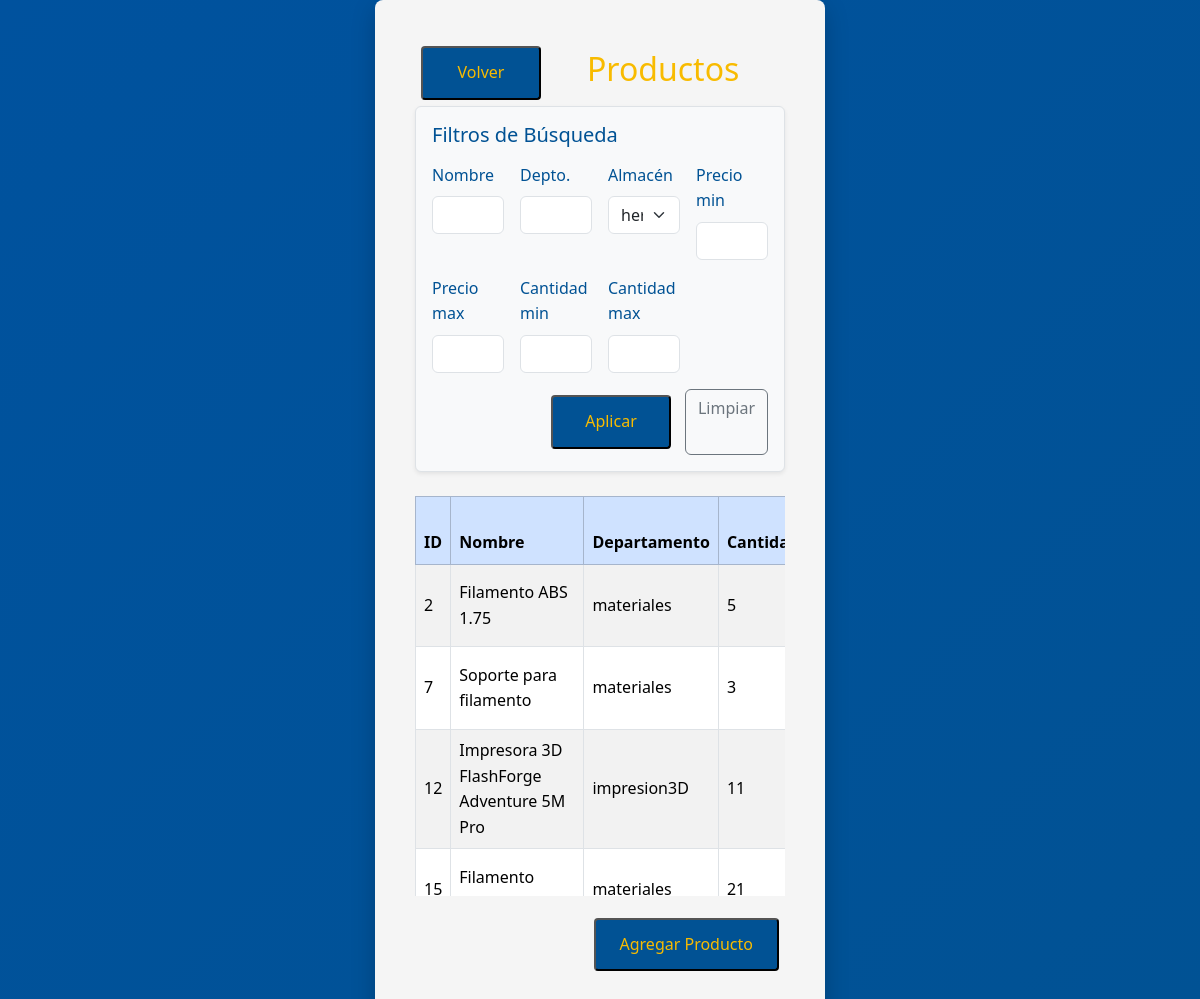
/productos?almacen_id=1 (signed in), run on the app's committed database.
### tables this page shows
CREATE TABLE "productos" (
	"id"	INTEGER NOT NULL,
	"nombre"	TEXT NOT NULL,
	"precio"	REAL NOT NULL,
	"cantidad"	INTEGER NOT NULL,
	"departamento"	TEXT NOT NULL, almacen INTEGER,
	PRIMARY KEY("id")
);

### app.py (the view)
@app.route('/productos')
@login_requerido
def productos():
    conn = get_db_connection()
    cursor = conn.cursor()
    nombre = request.args.get('nombre', '').strip()
    departamento = request.args.get('departamento', '').strip()
    almacen_id = request.args.get('almacen_id', '').strip()
    precio_min = request.args.get('precio_min', '').strip()
    precio_max = request.args.get('precio_max', '').strip()
    cantidad_min = request.args.get('cantidad_min', '').strip()
    cantidad_max = request.args.get('cantidad_max', '').strip()
    query = 'SELECT * FROM productos WHERE 1=1'
    params = []
    if nombre:
        query += ' AND nombre LIKE ?'
        params.append('%' + nombre + '%')
    if departamento:
        query += ' AND departamento LIKE ?'
        params.append('%' + departamento + '%')
    if almacen_id:
        query += ' AND almacen = ?'
        params.append(almacen_id)
    if precio_min and precio_min.replace('.', '', 1).isdigit():
        query += ' AND precio >= ?'
        params.append(float(precio_min))
    if precio_max and precio_max.replace('.', '', 1).isdigit():
        query += ' AND precio <= ?'
        params.append(float(precio_max))
    if cantidad_min and cantidad_min.isdigit():
        query += ' AND cantidad >= ?'
        params.append(int(cantidad_min))
    if cantidad_max and cantidad_max.isdigit():
        query += ' AND cantidad <= ?'
        params.append(int(cantidad_max))
    cursor.execute(query, params)
    productos = cursor.fetchall()
    almacenes_list = conn.execute('SELECT id, nombre FROM almacenes').fetchall()
    conn.close()
    filter_values = {
        'nombre': nombre, 'departamento': departamento, 'almacen_id': almacen_id,
        'precio_min': precio_min, 'precio_max': precio_max,
        'cantidad_min': cantidad_min, 'cantidad_max': cantidad_max
    }
    return render_template('productos.html',
                           productos=productos,
                           almacenes=almacenes_list,
                           usuario=session.get('rol'),
                           rol=session.get('rol'),
                           filter_values=filter_values)

### app.py (called while the page is built)
def login_requerido(f):
    @wraps(f)
    def decorated_function(*args, **kwargs):
        if 'usuario' not in session:
            flash('Debe iniciar sesión para acceder a esta página', 'warning')
            return redirect(url_for('login'))
        return f(*args, **kwargs)
    return decorated_function

def get_db_connection():
    conn = sqlite3.connect('instance/InventarioBD.db')
    conn.row_factory = sqlite3.Row
    return conn

### templates/productos.html (shortened to what this page needs)
<!DOCTYPE html>
<html lang="en">
<head>
    <link href="https://cdn.jsdelivr.net/npm/bootstrap@5.3.3/dist/css/bootstrap.min.css" rel="stylesheet">
    <link rel="stylesheet" href="../static/css/base.css">
    <link rel="stylesheet" href="../static/css/components/buttons.css">
    <link rel="stylesheet" href="../static/css/components/headers.css">
    <link rel="stylesheet" href="../static/css/pages/productos.css">
</head>
<body>
<div class="productos-container">
    <div class="container-header">
        <button type="button" class="pestana-volver-atras"
                onclick="window.location.href='{{ url_for('inicio') }}'">
            Volver
        </button>
        <h2>Productos</h2>
    </div>
    <div class="filtros-busqueda p-3 mb-4 border rounded shadow-sm bg-light">
        <h5 class="mb-3">Filtros de Búsqueda</h5>
        <form method="GET" action="{{ url_for('productos') }}">
            <div class="row g-3">
                <div class="col-md-3">
                    <label for="nombre" class="form-label">Nombre</label>
                    <input type="text" id="nombre" name="nombre" class="form-control"
                           value="{{ filter_values.nombre }}">
                </div>
                <div class="col-md-3">
                    <label for="departamento" class="form-label">Depto.</label>
                    <input type="text" id="departamento" name="departamento" class="form-control"
                           value="{{ filter_values.departamento }}">
                </div>
                <div class="col-md-3">
                    <label for="almacen_id" class="form-label">Almacén</label>
                    <select id="almacen_id" name="almacen_id" class="form-select">
                        {% for a in almacenes %}
                            <option value="{{ a['id'] }}"
                                {{ 'selected' if filter_values.almacen_id|string == a['id']|string else '' }}>
                                {{ a['nombre'] }}
                            </option>
                        {% endfor %}
                    </select>
                </div>
                <div class="col-md-3">
                    <label class="form-label">Precio min</label>
                    <input type="number" step="0.01" name="precio_min" class="form-control"
                           value="{{ filter_values.precio_min }}">
                </div>
                <div class="col-md-3">
                    <label class="form-label">Precio max</label>
                    <input type="number" step="0.01" name="precio_max" class="form-control"
                           value="{{ filter_values.precio_max }}">
                </div>
                <div class="col-md-3">
                    <label class="form-label">Cantidad min</label>
                    <input type="number" name="cantidad_min" class="form-control"
                           value="{{ filter_values.cantidad_min }}">
                </div>
                <div class="col-md-3">
                    <label class="form-label">Cantidad max</label>
                    <input type="number" name="cantidad_max" class="form-control"
                           value="{{ filter_values.cantidad_max }}">
                </div>
            </div>
            <div class="mt-3 d-flex justify-content-end gap-2">
                <button type="submit" >Aplicar</button>
                <a href="{{ url_for('productos') }}" class="btn btn-outline-secondary">Limpiar</a>
            </div>
        </form>
    </div>
    <div class="tabla-datos">
        <div class="table-responsive" style="max-height: 400px; overflow-y: auto;">
            <table class="table table-bordered table-striped table-hover align-middle shadow-sm bg-white">
                <thead class="table-primary sticky-top">
                    <tr>
                        <th>ID</th>
                        <th>Nombre</th>
                        <th>Departamento</th>
                        <th>Cantidad</th>
                    </tr>
                </thead>
                <tbody>
                    {% for p in productos %}
                    <tr>
                        <td>{{ p['id'] }}</td>
                        <td>{{ p['nombre'] }}</td>
                        <td>{{ p['departamento'] }}</td>
                        <td>{{ p['cantidad'] }}</td>
                    </tr>
                    {% endfor %}
                </tbody>
            </table>
        </div>
        <div class="apartado-botones-secundarios mt-3 d-flex justify-content-end gap-2">
            {% if rol == 'ADMIN' or rol == 'PRODUCTOS' %}
                <button type="button" onclick="window.location.href='{{ url_for('crear_producto') }}'">
                    Agregar Producto
                </button>
            {% endif %}
        </div>
    </div>
</div>
</body>
</html>

### static/css/base.css (style rules this page uses)
:root { --azul-unison: #00529e; --azul-oscuro-unison: #015294; --dorado-unison: #f8bb00; --dorado-oscuro-unison: #d99e30; --blanco: #ffffff; --texto-principal: #333333; }
body { background: linear-gradient(135deg, #00529e 0%, #015294 100%); min-height: 100vh; line-height: 1.6; color: var(--azul-oscuro-unison); display: flex; align-items: center; justify-content: center; margin: 0; font-family: 'Segoe UI', Tahoma, Geneva, Verdana, sans-serif; padding: 0; }

### static/css/components/buttons.css (style rules this page uses)
button, .modify-button, .eliminar-button { padding: 12px 24px; font-size: 16px; min-width: 120px; margin: 6px; border-radius: 4px; cursor: pointer; background-color: var(--azul-oscuro-unison); color: var(--dorado-unison); text-decoration: none; transition: background-color 0.3s ease; font-family: 'Segoe UI', Tahoma, Geneva, Verdana, sans-serif; }
.apartado-botones-secundarios { display: flex; justify-content: center; text-align: center; }
.pestana-volver-atras { justify-self: flex-start; }

### static/css/components/headers.css (style rules this page uses)
.container-header { display: flex; align-items: center; justify-content: flex-start; }
.container-header h2 { display: flex; align-items: center; color: var(--dorado-unison); margin-left: 40px; }

### static/css/pages/productos.css (style rules this page uses)
.productos-container { background-color: #f5f5f5; border-radius: 8px; padding: 40px; width: 100%; max-width: 450px; box-shadow: 0 8px 24px rgba(0, 0, 0, 0.2); }

### data on the page
productos: id "2", nombre "Filamento ABS 1.75", departamento "materiales", cantidad "5"
productos: id "7", nombre "Soporte para filamento", departamento "materiales", cantidad "3"
productos: id "12", nombre "Impresora 3D FlashForge Adventure 5M Pro", departamento "impresion3D", cantidad "11"
productos: id "15", nombre "Filamento…", departamento "materiales", cantidad "21"

### other printed values
form field almacen_id "hermosillo"
